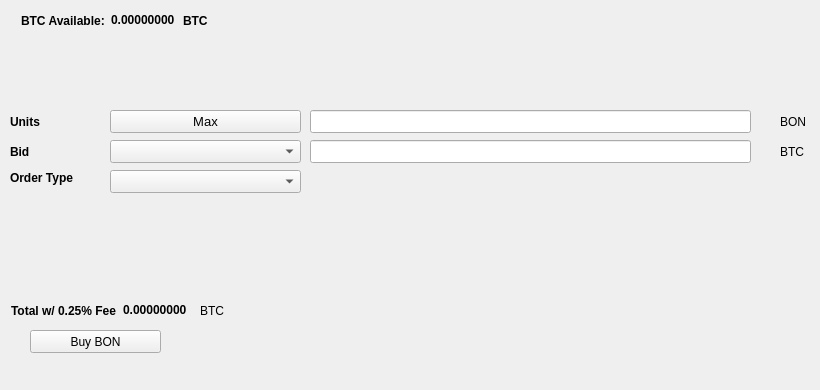
   <widget class="QWidget" name="BuyTab">
    <attribute name="title">
     <string>Buy</string>
    </attribute>
    <widget class="QPushButton" name="BuyBON">
     <property name="geometry">
      <rect>
       <x>30</x>
       <y>330</y>
       <width>131</width>
       <height>23</height>
      </rect>
     </property>
     <property name="text">
      <string>Buy BON</string>
     </property>
     <property name="icon">
      <iconset resource="../bony.qrc">
       <normaloff>:/icons/bitcoin</normaloff>:/icons/bitcoin</iconset>
     </property>
    </widget>
    <widget class="QLabel" name="label_3">
     <property name="geometry">
      <rect>
       <x>10</x>
       <y>110</y>
       <width>46</width>
       <height>23</height>
      </rect>
     </property>
     <property name="font">
      <font>
       <weight>75</weight>
       <bold>true</bold>
      </font>
     </property>
     <property name="text">
      <string>Units</string>
     </property>
    </widget>
    <widget class="QLineEdit" name="UnitsInput">
     <property name="geometry">
      <rect>
       <x>310</x>
       <y>110</y>
       <width>441</width>
       <height>23</height>
      </rect>
     </property>
     <property name="font">
      <font>
       <pointsize>9</pointsize>
       <weight>75</weight>
       <bold>true</bold>
      </font>
     </property>
    </widget>
    <widget class="QLineEdit" name="BuyBidPriceEdit">
     <property name="geometry">
      <rect>
       <x>310</x>
       <y>140</y>
       <width>441</width>
       <height>23</height>
      </rect>
     </property>
     <property name="font">
      <font>
       <pointsize>9</pointsize>
       <weight>75</weight>
       <bold>true</bold>
      </font>
     </property>
    </widget>
    <widget class="QLabel" name="label_4">
     <property name="geometry">
      <rect>
       <x>780</x>
       <y>110</y>
       <width>31</width>
       <height>23</height>
      </rect>
     </property>
     <property name="text">
      <string>BON</string>
     </property>
    </widget>
    <widget class="QLabel" name="label_5">
     <property name="geometry">
      <rect>
       <x>780</x>
       <y>140</y>
       <width>31</width>
       <height>23</height>
      </rect>
     </property>
     <property name="text">
      <string>BTC</string>
     </property>
    </widget>
    <widget class="QLabel" name="label_6">
     <property name="geometry">
      <rect>
       <x>10</x>
       <y>140</y>
       <width>46</width>
       <height>23</height>
      </rect>
     </property>
     <property name="font">
      <font>
       <weight>75</weight>
       <bold>true</bold>
      </font>
     </property>
     <property name="text">
      <string>Bid</string>
     </property>
    </widget>
    <widget class="QLabel" name="label_7">
     <property name="geometry">
      <rect>
       <x>10</x>
       <y>170</y>
       <width>91</width>
       <height>16</height>
      </rect>
     </property>
     <property name="font">
      <font>
       <weight>75</weight>
       <bold>true</bold>
      </font>
     </property>
     <property name="text">
      <string>Order Type</string>
     </property>
    </widget>
    <widget class="QPushButton" name="Buy_Max_Amount">
     <property name="geometry">
      <rect>
       <x>110</x>
       <y>110</y>
       <width>191</width>
       <height>23</height>
      </rect>
     </property>
     <property name="font">
      <font>
       <pointsize>10</pointsize>
      </font>
     </property>
     <property name="text">
      <string>Max</string>
     </property>
    </widget>
    <widget class="QComboBox" name="BuyBidcomboBox">
     <property name="geometry">
      <rect>
       <x>110</x>
       <y>140</y>
       <width>191</width>
       <height>23</height>
      </rect>
     </property>
     <property name="font">
      <font>
       <pointsize>10</pointsize>
      </font>
     </property>
    </widget>
    <widget class="QComboBox" name="buyOrdertypeCombo">
     <property name="geometry">
      <rect>
       <x>110</x>
       <y>170</y>
       <width>191</width>
       <height>23</height>
      </rect>
     </property>
     <property name="font">
      <font>
       <pointsize>10</pointsize>
      </font>
     </property>
    </widget>
    <widget class="QWidget" name="layoutWidget1">
     <property name="geometry">
      <rect>
       <x>21</x>
       <y>11</y>
       <width>227</width>
       <height>19</height>
      </rect>
     </property>
     <layout class="QHBoxLayout" name="horizontalLayout_3">
      <item>
       <widget class="QLabel" name="label232">
        <property name="font">
         <font>
          <weight>75</weight>
          <bold>true</bold>
         </font>
        </property>
        <property name="text">
         <string>BTC Available:</string>
        </property>
       </widget>
      </item>
      <item>
       <widget class="QLabel" name="BtcAvailableLbl">
        <property name="palette">
         <palette>
          <active>
           <colorrole role="WindowText">
            <brush brushstyle="SolidPattern">
             <color alpha="255">
              <red>0</red>
              <green>0</green>
              <blue>0</blue>
             </color>
            </brush>
           </colorrole>
           <colorrole role="Button">
            <brush brushstyle="SolidPattern">
             <color alpha="255">
              <red>0</red>
              <green>170</green>
              <blue>0</blue>
             </color>
            </brush>
           </colorrole>
           <colorrole role="Light">
            <brush brushstyle="SolidPattern">
             <color alpha="255">
              <red>0</red>
              <green>255</green>
              <blue>0</blue>
             </color>
            </brush>
           </colorrole>
           <colorrole role="Midlight">
            <brush brushstyle="SolidPattern">
             <color alpha="255">
              <red>0</red>
              <green>212</green>
              <blue>0</blue>
             </color>
            </brush>
           </colorrole>
           <colorrole role="Dark">
            <brush brushstyle="SolidPattern">
             <color alpha="255">
              <red>0</red>
              <green>85</green>
              <blue>0</blue>
             </color>
            </brush>
           </colorrole>
           <colorrole role="Mid">
            <brush brushstyle="SolidPattern">
             <color alpha="255">
              <red>0</red>
              <green>113</green>
              <blue>0</blue>
             </color>
            </brush>
           </colorrole>
           <colorrole role="Text">
            <brush brushstyle="SolidPattern">
             <color alpha="255">
              <red>0</red>
              <green>170</green>
              <blue>0</blue>
             </color>
            </brush>
           </colorrole>
           <colorrole role="BrightText">
            <brush brushstyle="SolidPattern">
             <color alpha="255">
              <red>255</red>
              <green>255</green>
              <blue>255</blue>
             </color>
            </brush>
           </colorrole>
           <colorrole role="ButtonText">
            <brush brushstyle="SolidPattern">
             <color alpha="255">
              <red>0</red>
              <green>0</green>
              <blue>0</blue>
             </color>
            </brush>
           </colorrole>
           <colorrole role="Base">
            <brush brushstyle="SolidPattern">
             <color alpha="255">
              <red>255</red>
              <green>255</green>
              <blue>255</blue>
             </color>
            </brush>
           </colorrole>
           <colorrole role="Window">
            <brush brushstyle="SolidPattern">
             <color alpha="255">
              <red>0</red>
              <green>170</green>
              <blue>0</blue>
             </color>
            </brush>
           </colorrole>
           <colorrole role="Shadow">
            <brush brushstyle="SolidPattern">
             <color alpha="255">
              <red>0</red>
              <green>0</green>
              <blue>0</blue>
             </color>
            </brush>
           </colorrole>
           <colorrole role="AlternateBase">
            <brush brushstyle="SolidPattern">
             <color alpha="255">
              <red>127</red>
              <green>212</green>
              <blue>127</blue>
             </color>
            </brush>
           </colorrole>
           <colorrole role="ToolTipBase">
            <brush brushstyle="SolidPattern">
             <color alpha="255">
              <red>255</red>
              <green>255</green>
              <blue>220</blue>
             </color>
            </brush>
           </colorrole>
           <colorrole role="ToolTipText">
            <brush brushstyle="SolidPattern">
             <color alpha="255">
              <red>0</red>
              <green>0</green>
              <blue>0</blue>
             </color>
            </brush>
           </colorrole>
          </active>
          <inactive>
           <colorrole role="WindowText">
            <brush brushstyle="SolidPattern">
             <color alpha="255">
              <red>0</red>
              <green>0</green>
              <blue>0</blue>
             </color>
            </brush>
           </colorrole>
           <colorrole role="Button">
            <brush brushstyle="SolidPattern">
             <color alpha="255">
              <red>0</red>
              <green>170</green>
              <blue>0</blue>
             </color>
            </brush>
           </colorrole>
           <colorrole role="Light">
            <brush brushstyle="SolidPattern">
             <color alpha="255">
              <red>0</red>
              <green>255</green>
              <blue>0</blue>
             </color>
            </brush>
           </colorrole>
           <colorrole role="Midlight">
            <brush brushstyle="SolidPattern">
             <color alpha="255">
              <red>0</red>
              <green>212</green>
              <blue>0</blue>
             </color>
            </brush>
           </colorrole>
           <colorrole role="Dark">
            <brush brushstyle="SolidPattern">
             <color alpha="255">
              <red>0</red>
              <green>85</green>
              <blue>0</blue>
             </color>
            </brush>
           </colorrole>
           <colorrole role="Mid">
            <brush brushstyle="SolidPattern">
             <color alpha="255">
              <red>0</red>
              <green>113</green>
              <blue>0</blue>
             </color>
            </brush>
           </colorrole>
           <colorrole role="Text">
            <brush brushstyle="SolidPattern">
             <color alpha="255">
              <red>0</red>
              <green>170</green>
              <blue>0</blue>
             </color>
            </brush>
           </colorrole>
           <colorrole role="BrightText">
            <brush brushstyle="SolidPattern">
             <color alpha="255">
              <red>255</red>
              <green>255</green>
              <blue>255</blue>
             </color>
            </brush>
           </colorrole>
           <colorrole role="ButtonText">
            <brush brushstyle="SolidPattern">
             <color alpha="255">
              <red>0</red>
              <green>0</green>
              <blue>0</blue>
             </color>
            </brush>
           </colorrole>
           <colorrole role="Base">
            <brush brushstyle="SolidPattern">
             <color alpha="255">
              <red>255</red>
              <green>255</green>
              <blue>255</blue>
             </color>
            </brush>
           </colorrole>
           <colorrole role="Window">
            <brush brushstyle="SolidPattern">
             <color alpha="255">
              <red>0</red>
              <green>170</green>
              <blue>0</blue>
             </color>
            </brush>
           </colorrole>
           <colorrole role="Shadow">
            <brush brushstyle="SolidPattern">
             <color alpha="255">
              <red>0</red>
              <green>0</green>
              <blue>0</blue>
             </color>
            </brush>
           </colorrole>
           <colorrole role="AlternateBase">
            <brush brushstyle="SolidPattern">
             <color alpha="255">
              <red>127</red>
              <green>212</green>
              <blue>127</blue>
             </color>
            </brush>
           </colorrole>
           <colorrole role="ToolTipBase">
            <brush brushstyle="SolidPattern">
             <color alpha="255">
              <red>255</red>
              <green>255</green>
              <blue>220</blue>
             </color>
            </brush>
           </colorrole>
           <colorrole role="ToolTipText">
            <brush brushstyle="SolidPattern">
             <color alpha="255">
              <red>0</red>
              <green>0</green>
              <blue>0</blue>
             </color>
            </brush>
           </colorrole>
          </inactive>
          <disabled>
           <colorrole role="WindowText">
            <brush brushstyle="SolidPattern">
             <color alpha="255">
              <red>0</red>
              <green>85</green>
              <blue>0</blue>
             </color>
            </brush>
           </colorrole>
           <colorrole role="Button">
            <brush brushstyle="SolidPattern">
             <color alpha="255">
              <red>0</red>
              <green>170</green>
              <blue>0</blue>
             </color>
            </brush>
           </colorrole>
           <colorrole role="Light">
            <brush brushstyle="SolidPattern">
             <color alpha="255">
              <red>0</red>
              <green>255</green>
              <blue>0</blue>
             </color>
            </brush>
           </colorrole>
           <colorrole role="Midlight">
            <brush brushstyle="SolidPattern">
             <color alpha="255">
              <red>0</red>
              <green>212</green>
              <blue>0</blue>
             </color>
            </brush>
           </colorrole>
           <colorrole role="Dark">
            <brush brushstyle="SolidPattern">
             <color alpha="255">
              <red>0</red>
              <green>85</green>
              <blue>0</blue>
             </color>
            </brush>
           </colorrole>
           <colorrole role="Mid">
            <brush brushstyle="SolidPattern">
             <color alpha="255">
              <red>0</red>
              <green>113</green>
              <blue>0</blue>
             </color>
            </brush>
           </colorrole>
           <colorrole role="Text">
            <brush brushstyle="SolidPattern">
             <color alpha="255">
              <red>0</red>
              <green>85</green>
              <blue>0</blue>
             </color>
            </brush>
           </colorrole>
           <colorrole role="BrightText">
            <brush brushstyle="SolidPattern">
             <color alpha="255">
              <red>255</red>
              <green>255</green>
              <blue>255</blue>
             </color>
            </brush>
           </colorrole>
           <colorrole role="ButtonText">
            <brush brushstyle="SolidPattern">
             <color alpha="255">
              <red>0</red>
              <green>85</green>
              <blue>0</blue>
             </color>
            </brush>
           </colorrole>
           <colorrole role="Base">
            <brush brushstyle="SolidPattern">
             <color alpha="255">
              <red>0</red>
              <green>170</green>
              <blue>0</blue>
             </color>
            </brush>
           </colorrole>
           <colorrole role="Window">
            <brush brushstyle="SolidPattern">
             <color alpha="255">
              <red>0</red>
              <green>170</green>
              <blue>0</blue>
             </color>
            </brush>
           </colorrole>
           <colorrole role="Shadow">
            <brush brushstyle="SolidPattern">
             <color alpha="255">
              <red>0</red>
              <green>0</green>
              <blue>0</blue>
             </color>
            </brush>
           </colorrole>
           <colorrole role="AlternateBase">
            <brush brushstyle="SolidPattern">
             <color alpha="255">
              <red>0</red>
              <green>170</green>
              <blue>0</blue>
             </color>
            </brush>
           </colorrole>
           <colorrole role="ToolTipBase">
            <brush brushstyle="SolidPattern">
             <color alpha="255">
              <red>255</red>
              <green>255</green>
              <blue>220</blue>
             </color>
            </brush>
           </colorrole>
           <colorrole role="ToolTipText">
            <brush brushstyle="SolidPattern">
             <color alpha="255">
              <red>0</red>
              <green>0</green>
              <blue>0</blue>
             </color>
            </brush>
           </colorrole>
          </disabled>
         </palette>
        </property>
        <property name="font">
         <font>
          <weight>75</weight>
          <bold>true</bold>
         </font>
        </property>
        <property name="text">
         <string>0.00000000</string>
        </property>
        <property name="textInteractionFlags">
         <set>Qt::LinksAccessibleByMouse|Qt::TextSelectableByKeyboard|Qt::TextSelectableByMouse</set>
        </property>
       </widget>
      </item>
      <item>
       <widget class="QLabel" name="BtcAvailableLbl_2">
        <property name="font">
         <font>
          <weight>75</weight>
          <bold>true</bold>
         </font>
        </property>
        <property name="text">
         <string>BTC</string>
        </property>
       </widget>
      </item>
     </layout>
    </widget>
    <widget class="QWidget" name="layoutWidge2">
     <property name="geometry">
      <rect>
       <x>11</x>
       <y>301</y>
       <width>259</width>
       <height>19</height>
      </rect>
     </property>
     <layout class="QHBoxLayout" name="horizontalLayout_4">
      <item>
       <widget class="QLabel" name="label_9">
        <property name="font">
         <font>
          <weight>75</weight>
          <bold>true</bold>
         </font>
        </property>
        <property name="text">
         <string>Total w/ 0.25% Fee</string>
        </property>
       </widget>
      </item>
      <item>
       <widget class="QLabel" name="BuyCostLabel">
        <property name="palette">
         <palette>
          <active>
           <colorrole role="WindowText">
            <brush brushstyle="SolidPattern">
             <color alpha="255">
              <red>0</red>
              <green>0</green>
              <blue>0</blue>
             </color>
            </brush>
           </colorrole>
           <colorrole role="Button">
            <brush brushstyle="SolidPattern">
             <color alpha="255">
              <red>0</red>
              <green>170</green>
              <blue>0</blue>
             </color>
            </brush>
           </colorrole>
           <colorrole role="Light">
            <brush brushstyle="SolidPattern">
             <color alpha="255">
              <red>0</red>
              <green>255</green>
              <blue>0</blue>
             </color>
            </brush>
           </colorrole>
           <colorrole role="Midlight">
            <brush brushstyle="SolidPattern">
             <color alpha="255">
              <red>0</red>
              <green>212</green>
              <blue>0</blue>
             </color>
            </brush>
           </colorrole>
           <colorrole role="Dark">
            <brush brushstyle="SolidPattern">
             <color alpha="255">
              <red>0</red>
              <green>85</green>
              <blue>0</blue>
             </color>
            </brush>
           </colorrole>
           <colorrole role="Mid">
            <brush brushstyle="SolidPattern">
             <color alpha="255">
              <red>0</red>
              <green>113</green>
              <blue>0</blue>
             </color>
            </brush>
           </colorrole>
           <colorrole role="Text">
            <brush brushstyle="SolidPattern">
             <color alpha="255">
              <red>0</red>
              <green>170</green>
              <blue>0</blue>
             </color>
            </brush>
           </colorrole>
           <colorrole role="BrightText">
            <brush brushstyle="SolidPattern">
             <color alpha="255">
              <red>255</red>
              <green>255</green>
              <blue>255</blue>
             </color>
            </brush>
           </colorrole>
           <colorrole role="ButtonText">
            <brush brushstyle="SolidPattern">
             <color alpha="255">
              <red>0</red>
              <green>0</green>
              <blue>0</blue>
             </color>
            </brush>
           </colorrole>
           <colorrole role="Base">
            <brush brushstyle="SolidPattern">
             <color alpha="255">
              <red>255</red>
              <green>255</green>
              <blue>255</blue>
             </color>
            </brush>
           </colorrole>
           <colorrole role="Window">
            <brush brushstyle="SolidPattern">
             <color alpha="255">
              <red>0</red>
              <green>170</green>
              <blue>0</blue>
             </color>
            </brush>
           </colorrole>
           <colorrole role="Shadow">
            <brush brushstyle="SolidPattern">
             <color alpha="255">
              <red>0</red>
              <green>0</green>
              <blue>0</blue>
             </color>
            </brush>
           </colorrole>
           <colorrole role="AlternateBase">
            <brush brushstyle="SolidPattern">
             <color alpha="255">
              <red>127</red>
              <green>212</green>
              <blue>127</blue>
             </color>
            </brush>
           </colorrole>
           <colorrole role="ToolTipBase">
            <brush brushstyle="SolidPattern">
             <color alpha="255">
              <red>255</red>
              <green>255</green>
              <blue>220</blue>
             </color>
            </brush>
           </colorrole>
           <colorrole role="ToolTipText">
            <brush brushstyle="SolidPattern">
             <color alpha="255">
              <red>0</red>
              <green>0</green>
              <blue>0</blue>
             </color>
            </brush>
           </colorrole>
          </active>
          <inactive>
           <colorrole role="WindowText">
            <brush brushstyle="SolidPattern">
             <color alpha="255">
              <red>0</red>
              <green>0</green>
              <blue>0</blue>
             </color>
            </brush>
           </colorrole>
           <colorrole role="Button">
            <brush brushstyle="SolidPattern">
             <color alpha="255">
              <red>0</red>
              <green>170</green>
              <blue>0</blue>
             </color>
            </brush>
           </colorrole>
           <colorrole role="Light">
            <brush brushstyle="SolidPattern">
             <color alpha="255">
              <red>0</red>
              <green>255</green>
              <blue>0</blue>
             </color>
            </brush>
           </colorrole>
           <colorrole role="Midlight">
            <brush brushstyle="SolidPattern">
             <color alpha="255">
              <red>0</red>
              <green>212</green>
              <blue>0</blue>
             </color>
            </brush>
           </colorrole>
           <colorrole role="Dark">
            <brush brushstyle="SolidPattern">
             <color alpha="255">
              <red>0</red>
              <green>85</green>
              <blue>0</blue>
             </color>
            </brush>
           </colorrole>
           <colorrole role="Mid">
            <brush brushstyle="SolidPattern">
             <color alpha="255">
              <red>0</red>
              <green>113</green>
              <blue>0</blue>
             </color>
            </brush>
           </colorrole>
           <colorrole role="Text">
            <brush brushstyle="SolidPattern">
             <color alpha="255">
              <red>0</red>
              <green>170</green>
              <blue>0</blue>
             </color>
            </brush>
           </colorrole>
           <colorrole role="BrightText">
            <brush brushstyle="SolidPattern">
             <color alpha="255">
              <red>255</red>
              <green>255</green>
              <blue>255</blue>
             </color>
            </brush>
           </colorrole>
           <colorrole role="ButtonText">
            <brush brushstyle="SolidPattern">
             <color alpha="255">
              <red>0</red>
              <green>0</green>
              <blue>0</blue>
             </color>
            </brush>
           </colorrole>
           <colorrole role="Base">
            <brush brushstyle="SolidPattern">
             <color alpha="255">
              <red>255</red>
              <green>255</green>
              <blue>255</blue>
             </color>
            </brush>
           </colorrole>
           <colorrole role="Window">
            <brush brushstyle="SolidPattern">
             <color alpha="255">
              <red>0</red>
              <green>170</green>
              <blue>0</blue>
             </color>
            </brush>
           </colorrole>
           <colorrole role="Shadow">
            <brush brushstyle="SolidPattern">
             <color alpha="255">
              <red>0</red>
              <green>0</green>
              <blue>0</blue>
             </color>
            </brush>
           </colorrole>
           <colorrole role="AlternateBase">
            <brush brushstyle="SolidPattern">
             <color alpha="255">
              <red>127</red>
              <green>212</green>
              <blue>127</blue>
             </color>
            </brush>
           </colorrole>
           <colorrole role="ToolTipBase">
            <brush brushstyle="SolidPattern">
             <color alpha="255">
              <red>255</red>
              <green>255</green>
              <blue>220</blue>
             </color>
            </brush>
           </colorrole>
           <colorrole role="ToolTipText">
            <brush brushstyle="SolidPattern">
             <color alpha="255">
              <red>0</red>
              <green>0</green>
              <blue>0</blue>
             </color>
            </brush>
           </colorrole>
          </inactive>
          <disabled>
           <colorrole role="WindowText">
            <brush brushstyle="SolidPattern">
             <color alpha="255">
              <red>0</red>
              <green>85</green>
              <blue>0</blue>
             </color>
            </brush>
           </colorrole>
           <colorrole role="Button">
            <brush brushstyle="SolidPattern">
             <color alpha="255">
              <red>0</red>
              <green>170</green>
              <blue>0</blue>
             </color>
            </brush>
           </colorrole>
           <colorrole role="Light">
            <brush brushstyle="SolidPattern">
             <color alpha="255">
              <red>0</red>
              <green>255</green>
              <blue>0</blue>
             </color>
            </brush>
           </colorrole>
           <colorrole role="Midlight">
            <brush brushstyle="SolidPattern">
             <color alpha="255">
              <red>0</red>
              <green>212</green>
              <blue>0</blue>
             </color>
            </brush>
           </colorrole>
           <colorrole role="Dark">
            <brush brushstyle="SolidPattern">
             <color alpha="255">
              <red>0</red>
              <green>85</green>
              <blue>0</blue>
             </color>
            </brush>
           </colorrole>
           <colorrole role="Mid">
            <brush brushstyle="SolidPattern">
             <color alpha="255">
              <red>0</red>
              <green>113</green>
              <blue>0</blue>
             </color>
            </brush>
           </colorrole>
           <colorrole role="Text">
            <brush brushstyle="SolidPattern">
             <color alpha="255">
              <red>0</red>
              <green>85</green>
              <blue>0</blue>
             </color>
            </brush>
           </colorrole>
           <colorrole role="BrightText">
            <brush brushstyle="SolidPattern">
             <color alpha="255">
              <red>255</red>
              <green>255</green>
              <blue>255</blue>
             </color>
            </brush>
           </colorrole>
           <colorrole role="ButtonText">
            <brush brushstyle="SolidPattern">
             <color alpha="255">
              <red>0</red>
              <green>85</green>
              <blue>0</blue>
             </color>
            </brush>
           </colorrole>
           <colorrole role="Base">
            <brush brushstyle="SolidPattern">
             <color alpha="255">
              <red>0</red>
              <green>170</green>
              <blue>0</blue>
             </color>
            </brush>
           </colorrole>
           <colorrole role="Window">
            <brush brushstyle="SolidPattern">
             <color alpha="255">
              <red>0</red>
              <green>170</green>
              <blue>0</blue>
             </color>
            </brush>
           </colorrole>
           <colorrole role="Shadow">
            <brush brushstyle="SolidPattern">
             <color alpha="255">
              <red>0</red>
              <green>0</green>
              <blue>0</blue>
             </color>
            </brush>
           </colorrole>
           <colorrole role="AlternateBase">
            <brush brushstyle="SolidPattern">
             <color alpha="255">
              <red>0</red>
              <green>170</green>
              <blue>0</blue>
             </color>
            </brush>
           </colorrole>
           <colorrole role="ToolTipBase">
            <brush brushstyle="SolidPattern">
             <color alpha="255">
              <red>255</red>
              <green>255</green>
              <blue>220</blue>
             </color>
            </brush>
           </colorrole>
           <colorrole role="ToolTipText">
            <brush brushstyle="SolidPattern">
             <color alpha="255">
              <red>0</red>
              <green>0</green>
              <blue>0</blue>
             </color>
            </brush>
           </colorrole>
          </disabled>
         </palette>
        </property>
        <property name="font">
         <font>
          <weight>75</weight>
          <bold>true</bold>
         </font>
        </property>
        <property name="autoFillBackground">
         <bool>false</bool>
        </property>
        <property name="text">
         <string>0.00000000</string>
        </property>
        <property name="textInteractionFlags">
         <set>Qt::LinksAccessibleByMouse|Qt::TextSelectableByMouse</set>
        </property>
       </widget>
      </item>
      <item>
       <widget class="QLabel" name="label_10">
        <property name="font">
         <font>
          <weight>50</weight>
          <bold>false</bold>
         </font>
        </property>
        <property name="text">
         <string>BTC</string>
        </property>
       </widget>
      </item>
     </layout>
    </widget>
    <widget class="QLabel" name="label_24">
     <property name="geometry">
      <rect>
       <x>460</x>
       <y>300</y>
       <width>281</width>
       <height>81</height>
      </rect>
     </property>
     <property name="text">
      <string/>
     </property>
     <property name="pixmap">
      <pixmap>:/images/bittrex</pixmap>
     </property>
    </widget>
   </widget>
